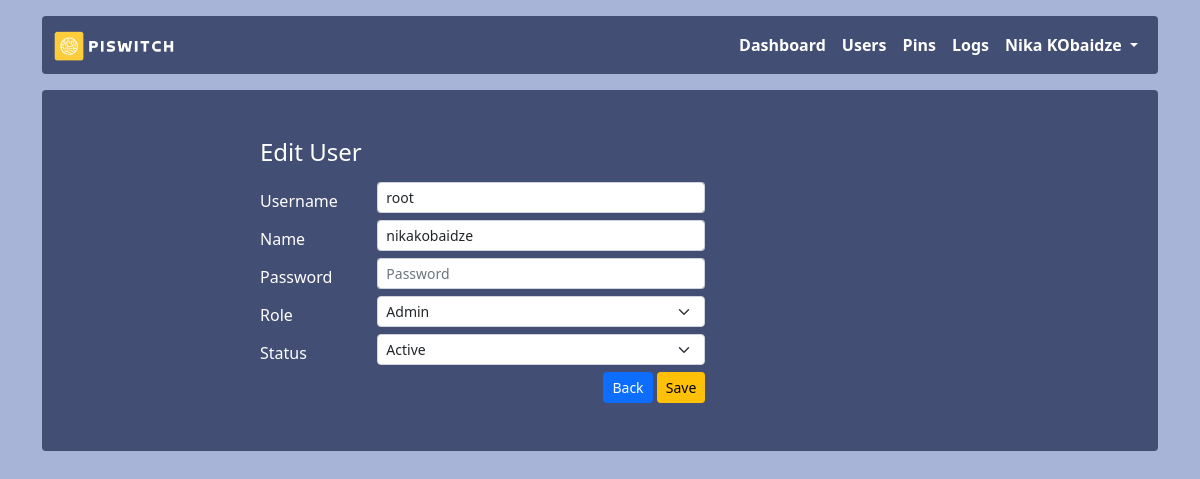
The page /edit-user/1 (signed in) on the database as committed earlier.
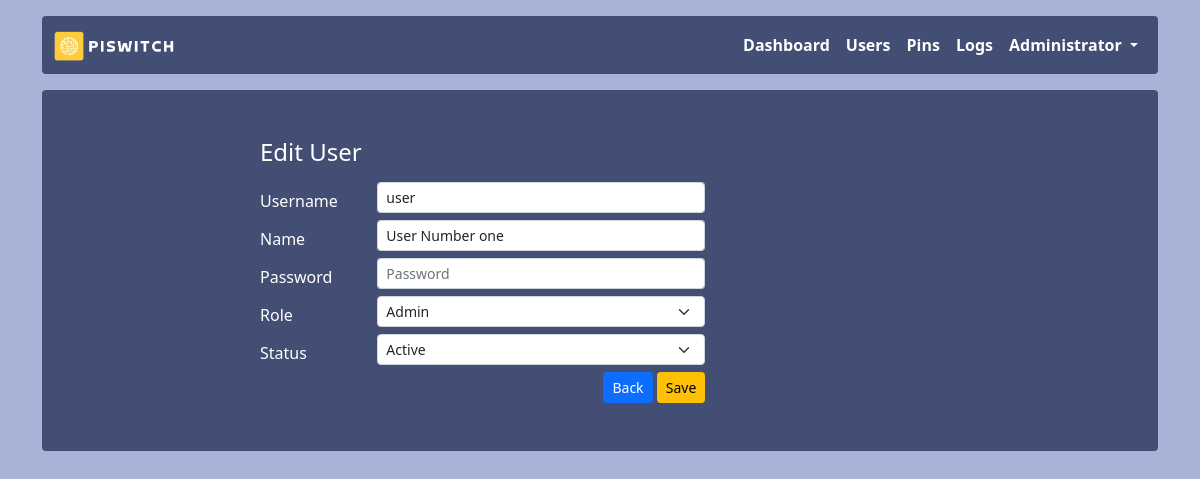
The same page on the database as committed later.
### app.py (models this page shows, shortened)
class Users(db.Model):
    id = db.Column(db.Integer, primary_key = True)
    username = db.Column(db.String(255))
    name = db.Column(db.String(255))
    password = db.Column(db.String(255))
    role = db.Column(db.String(20))
    status = db.Column(db.String(20))
    created_at = db.Column(db.DateTime, default=datetime.utcnow())

### app.py (the view)
@app.route('/edit-user/<id>')
@login_required
@check_admin
def edit_user(id):
    user = Users.query.filter_by(id=id).first()
    return render_template('users/edit_user.html', user=user)

### app.py (called while the page is built)
def login_required(f):
    @wraps(f)
    def decorated_function(*args, **kwargs):
        if session.get("user_id") is None:
            return redirect("/login")
        return f(*args, **kwargs)
    return decorated_function

def check_admin(f):
    @wraps(f)
    def decorated_function(*args, **kwargs):
        if session.get("role") != 'admin':
            return redirect("/")
        return f(*args, **kwargs)
    return decorated_function

### templates/users/edit_user.html (shortened to what this page needs)
{% extends 'layout.html' %}
{% block content %}
<h4 class="mb-3">Edit User</h4>
<form method="post" action="{{ url_for('add_user') }}" autocomplete="off">
    <div class="form-group row">
        <label for="username" class="col-sm-2 col-form-label">Username</label>
        <div class="col-sm-6">
            <input type="text" name="username" class="form-control form-control-sm" id="username" value="{{user.username}}" autocomplete="new_username" />
        </div>
    </div>
    <div class="form-group row">
        <label for="name" class="col-sm-2 col-form-label">Name</label>
        <div class="col-sm-6">
            <input type="text" name="name" class="form-control form-control-sm" id="name" value="{{ user.name }}" autocomplete="new_name" />
        </div>
    </div>
    <div class="form-group row">
        <label for="password" class="col-sm-2 col-form-label">Password</label>
        <div class="col-sm-6">
            <input type="password" class="form-control form-control-sm" name="password" id="password" placeholder="Password" autocomplete="new_password"/>
        </div>
    </div>
    <div class="form-group row">
        <label for="role" class="col-sm-2 col-form-label">Role</label>
        <div class="col-sm-6">
            <select class="form-select form-select-sm" name="role" id="role">
                <option {% if user.role == 'admin'%} selected {% endif %} value="admin">Admin</option>
            </select>
        </div>
    </div>
    <div class="form-group row">
        <label for="status" class="col-sm-2 col-form-label">Status</label>
        <div class="col-sm-6">
            <select class="form-select form-select-sm" name="status" id="status">
                <option  {% if user.role == 'active'%} selected {% endif %} value="active">Active</option>
            </select>
        </div>
    </div>
    <div class="form-group row">
        <div class="col-sm-8 text-right">
            <a href="users.html" class="btn btn-sm btn-primary">Back</a>
            <button type="submit" class="btn btn-sm btn-warning">Save</button>
        </div>
    </div>
</form>
{% endblock %}

Rows that differ between the two databases and show on the page:
changed Users "Admin": username "root" → "user"; name "nikakobaidze" → "User Number one"
Other text that changed with them:
{{ session.name }}: "Nika KObaidze" → "Administrator"
